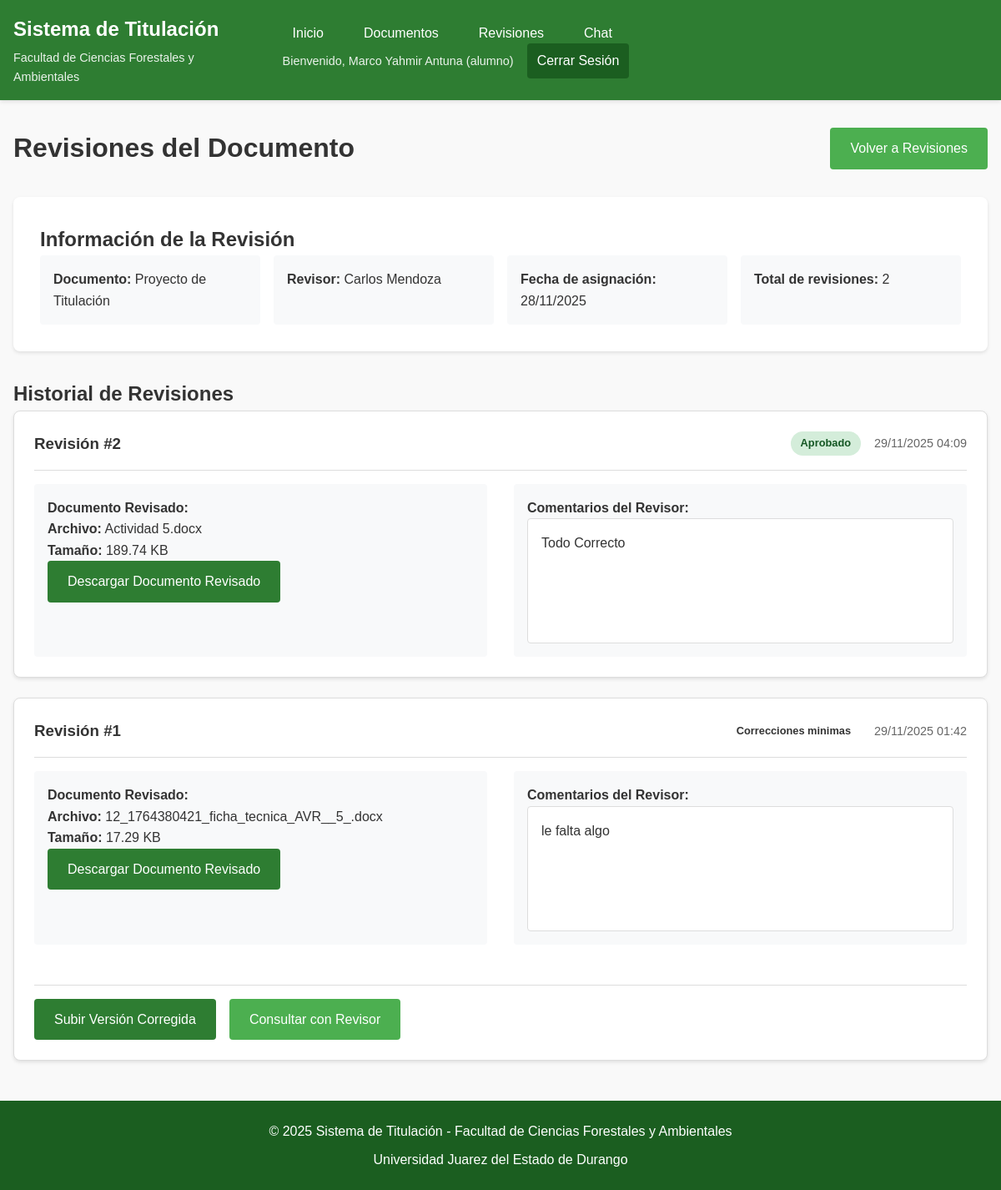
Screenshot of /alumno/ver_revisiones.php?revision_id=13 (signed in) with the database file from the repository.
### tables this page shows
CREATE TABLE `revisiones` (
  `id` int(11) NOT NULL,
  `id_usuario` int(11) NOT NULL,
  `id_documento` int(11) NOT NULL,
  `fecha_asignada` datetime NOT NULL,
  `id_revisor` int(11) NOT NULL,
  `estado` enum('pendiente','en_revision','completada') DEFAULT 'pendiente',
  `fecha_completada` datetime DEFAULT NULL,
  `comentarios` text DEFAULT NULL,
  `intentos` int(11) DEFAULT 1,
  `ultima_revision` datetime DEFAULT NULL
);

CREATE TABLE `catalogo_documentos` (
  `id` int(11) NOT NULL,
  `nombre` varchar(255) NOT NULL
);

CREATE TABLE `usuarios` (
  `id` int(11) NOT NULL,
  `matricula` varchar(50) NOT NULL,
  `password` varchar(255) NOT NULL,
  `nombre` varchar(100) NOT NULL,
  `apellido_paterno` varchar(100) NOT NULL,
  `apellido_materno` varchar(100) DEFAULT NULL,
  `carrera` int(11) NOT NULL,
  `email` varchar(255) NOT NULL,
  `roles` int(11) NOT NULL,
  `unidad_academica` int(11) NOT NULL,
  `fecha_creacion` timestamp NOT NULL DEFAULT current_timestamp(),
  `activo` tinyint(4) DEFAULT 1
);

CREATE TABLE `documentos_revisados` (
  `id` int(11) NOT NULL,
  `id_revision` int(11) NOT NULL,
  `id_revisor` int(11) NOT NULL,
  `nombre_documento` varchar(255) NOT NULL,
  `nombre_original` varchar(255) NOT NULL,
  `comentarios` text DEFAULT NULL,
  `fecha_revision` timestamp NOT NULL DEFAULT current_timestamp(),
  `tamano_archivo` int(11) DEFAULT NULL,
  `estado` enum('correcciones_minimas','correcciones_sustanciales','aprobado') NOT NULL
);

### includes/functions.php (called while the page is built, shortened)
<?php
function formatFileSize($bytes) {
    if ($bytes >= 1073741824) {
        return number_format($bytes / 1073741824, 2) . ' GB';
    } elseif ($bytes >= 1048576) {
        return number_format($bytes / 1048576, 2) . ' MB';
    } elseif ($bytes >= 1024) {
        return number_format($bytes / 1024, 2) . ' KB';
    } else {
        return $bytes . ' bytes';
    }
}
function getDocumentosRevisados($pdo, $revision_id) {
    $sql = "SELECT dr.*, u.nombre as revisor_nombre, u.apellido_paterno as revisor_apellido
            FROM documentos_revisados dr
            JOIN usuarios u ON dr.id_revisor = u.id
            WHERE dr.id_revision = :revision_id
            ORDER BY dr.fecha_revision DESC";
    $stmt = $pdo->prepare($sql);
    $stmt->bindParam(':revision_id', $revision_id, PDO::PARAM_INT);
    $stmt->execute();
    return $stmt->fetchAll(PDO::FETCH_ASSOC);
}
?>

### alumno/ver_revisiones.php (the view, shortened to what this page needs)
<?php
include '../includes/config.php';
include '../includes/functions.php';
$usuario_id = $_SESSION['user_id'];
$revision_id = $_GET['revision_id'] ?? null;
if ($revision_id) {
    $sql = "SELECT r.*,
                   u.nombre as revisor_nombre, u.apellido_paterno as revisor_apellido,
                   cd.nombre as documento_nombre
            FROM revisiones r
            JOIN usuarios u ON r.id_revisor = u.id
            JOIN catalogo_documentos cd ON r.id_documento = cd.id
            WHERE r.id = :revision_id AND r.id_usuario = :usuario_id";
    $stmt = $pdo->prepare($sql);
    $stmt->bindParam(':revision_id', $revision_id, PDO::PARAM_INT);
    $stmt->bindParam(':usuario_id', $usuario_id, PDO::PARAM_INT);
    $stmt->execute();
    $revision = $stmt->fetch(PDO::FETCH_ASSOC);
}
$documentos_revisados = getDocumentosRevisados($pdo, $revision_id);
?>
<!DOCTYPE html>
<html lang="es">
<head>
    <link rel="stylesheet" href="../css/style.css">
</head>
<body>
    <?php include '../includes/header.php'; ?>
    <main class="main-content">
        <div class="page-header">
            <h1>Revisiones del Documento</h1>
            <a href="revisiones_recibidas.php" class="btn-secondary">Volver a Revisiones</a>
        </div>
        <div class="content-card">
            <h2>Información de la Revisión</h2>
            <div class="info-grid">
                <div class="info-item">
                    <strong>Documento:</strong>
                    <?php echo htmlspecialchars($revision['documento_nombre']); ?>
                </div>
                <div class="info-item">
                    <strong>Revisor:</strong>
                    <?php echo htmlspecialchars($revision['revisor_nombre'] . ' ' . $revision['revisor_apellido']); ?>
                </div>
                <div class="info-item">
                    <strong>Fecha de asignación:</strong>
                    <?php echo date('d/m/Y', strtotime($revision['fecha_asignada'])); ?>
                </div>
                <div class="info-item">
                    <strong>Total de revisiones:</strong>
                    <?php echo count($documentos_revisados); ?>
                </div>
            </div>
        </div>
        <?php if ($documentos_revisados): ?>
            <div class="revisiones-list">
                <h2>Historial de Revisiones</h2>
                <?php foreach ($documentos_revisados as $index => $doc_revisado): ?>
                    <div class="revision-card">
                        <div class="revision-header">
                            <h3>Revisión #<?php echo count($documentos_revisados) - $index; ?></h3>
                            <div class="revision-meta">
                                <span class="status-badge status-<?php echo $doc_revisado['estado']; ?>">
                                    <?php echo ucfirst(str_replace('_', ' ', $doc_revisado['estado'])); ?>
                                </span>
                                <span class="revision-date">
                                    <?php echo date('d/m/Y H:i', strtotime($doc_revisado['fecha_revision'])); ?>
                                </span>
                            </div>
                        </div>
                        <div class="revision-content">
                            <div class="revision-document">
                                <h4>Documento Revisado:</h4>
                                <p>
                                    <strong>Archivo:</strong> <?php echo htmlspecialchars($doc_revisado['nombre_original']); ?>
                                    <br>
                                    <strong>Tamaño:</strong> <?php echo formatFileSize($doc_revisado['tamano_archivo']); ?>
                                </p>
                                <a href="../uploads/<?php echo $doc_revisado['nombre_documento']; ?>"
                                   download class="btn-primary">Descargar Documento Revisado</a>
                            </div>
                            <div class="revision-comments">
                                <h4>Comentarios del Revisor:</h4>
                                <div class="comments-box">
                                    <?php echo nl2br(htmlspecialchars($doc_revisado['comentarios'])); ?>
                                </div>
                            </div>
                            <?php if ($doc_revisado['estado'] != 'aprobado'): ?>
                                <div class="revision-actions">
                                    <a href="subir_documento.php?reemplazar=<?php echo $revision['id_documento']; ?>"
                                       class="btn-primary">Subir Versión Corregida</a>
                                    <a href="chat.php?destino=<?php echo $revision['id_revisor']; ?>"
                                       class="btn-secondary">Consultar con Revisor</a>
                                </div>
                            <?php endif; ?>
                        </div>
                    </div>
                <?php endforeach; ?>
            </div>
        <?php endif; ?>
    </main>
    <?php include '../includes/footer.php'; ?>
</body>
</html>

### css/style.css (style rules this page uses)
:root { --primary-color: #2E7D32; --secondary-color: #4CAF50; --accent-color: #8BC34A; --dark-color: #1B5E20; --light-color: #C8E6C9; --text-color: #333; --text-light: #666; --background-color: #f9f9f9; --white: #ffffff; --border-color: #ddd; --error-color: #f44336; --warning-color: #ff9800; --success-color: #4CAF50; --info-color: #2196F3; }
* { margin: 0; padding: 0; box-sizing: border-box; }
body { font-family: 'Arial', sans-serif; line-height: 1.6; color: var(--text-color); background-color: var(--background-color); }
.main-content { max-width: 1200px; margin: 2rem auto; padding: 0 1rem; min-height: calc(100vh - 200px); }
.btn-primary { background-color: var(--primary-color); color: var(--white); padding: 0.75rem 1.5rem; border: none; border-radius: 4px; cursor: pointer; text-decoration: none; display: inline-block; text-align: center; transition: background-color 0.3s; font-size: 1rem; font-weight: 500; }
.btn-secondary { background-color: var(--secondary-color); color: var(--white); padding: 0.75rem 1.5rem; border: none; border-radius: 4px; cursor: pointer; text-decoration: none; display: inline-block; text-align: center; transition: background-color 0.3s; font-size: 1rem; }
.page-header { display: flex; justify-content: space-between; align-items: center; margin-bottom: 2rem; flex-wrap: wrap; gap: 1rem; }
.content-card { background-color: var(--white); padding: 2rem; border-radius: 8px; box-shadow: 0 2px 4px rgba(0,0,0,0.1); }
.status-badge { padding: 0.25rem 0.75rem; border-radius: 20px; font-size: 0.8rem; font-weight: bold; display: inline-block; }
.status-aprobado { background-color: #d4edda; color: #155724; }

### alumno/ver_revisiones.php (style rules this page uses)
.info-grid { display: grid; grid-template-columns: repeat(auto-fit, minmax(250px, 1fr)); gap: 1rem; }
.info-item { padding: 1rem; background: #f8f9fa; border-radius: 4px; }
.revisiones-list { margin-top: 2rem; }
.revision-card { border: 1px solid var(--border-color); border-radius: 8px; padding: 1.5rem; margin-bottom: 1.5rem; background: white; box-shadow: 0 2px 4px rgba(0,0,0,0.1); }
.revision-header { display: flex; justify-content: space-between; align-items: center; margin-bottom: 1rem; padding-bottom: 1rem; border-bottom: 1px solid var(--border-color); }
.revision-meta { display: flex; gap: 1rem; align-items: center; }
.revision-date { color: var(--text-light); font-size: 0.9rem; }
.revision-content { display: grid; grid-template-columns: 1fr 1fr; gap: 2rem; }
.revision-document, .revision-comments { padding: 1rem; background: #f8f9fa; border-radius: 4px; }
.comments-box { background: white; padding: 1rem; border-radius: 4px; border: 1px solid var(--border-color); min-height: 150px; max-height: 300px; overflow-y: auto; }
.revision-actions { grid-column: 1 / -1; display: flex; gap: 1rem; margin-top: 1rem; padding-top: 1rem; border-top: 1px solid var(--border-color); }

### rows the page displays
revisiones: id_documento.nombre "Proyecto de Titulación", id_revisor.apellido_paterno "Carlos Mendoza", fecha_asignada "28/11/2025"
documentos_revisados: count($documentos_revisados) - $index "2", estado "Aprobado", fecha_revision "29/11/2025 04:09", nombre_original "Actividad 5.docx", tamano_archivo "189.74 KB", comentarios "Todo Correcto"
documentos_revisados: count($documentos_revisados) - $index "1", estado "Correcciones minimas", fecha_revision "29/11/2025 01:42", nombre_original "12_1764380421_ficha_tecnica_AVR__5_.docx", tamano_archivo "17.29 KB", comentarios "le falta algo"

### other values shown
getUserName() "Marco Yahmir Antuna"
getUserRole() "alumno"
count($documentos_revisados) "2"
